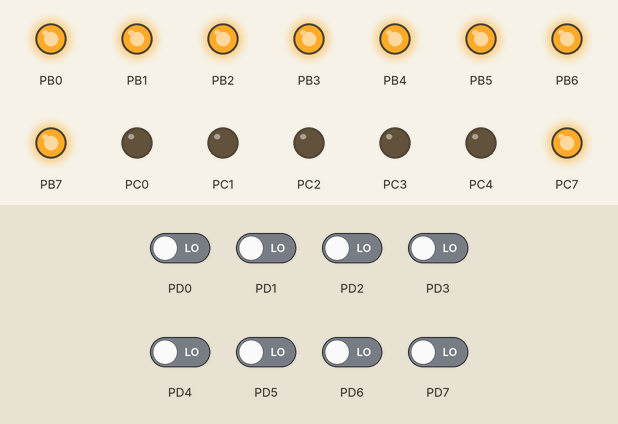
Bench run of a program on a simulated ATmega32, built with avr-gcc and emulated at 8 MHz. Shown: output pins drawn as LEDs (lit = HIGH). Inputs (shaded band) come from the test bench; at power-on: PD0–7 LOW.

Above: at 7.8 s.
7.9 s: PD0 driven HIGH
At 9.1 s:
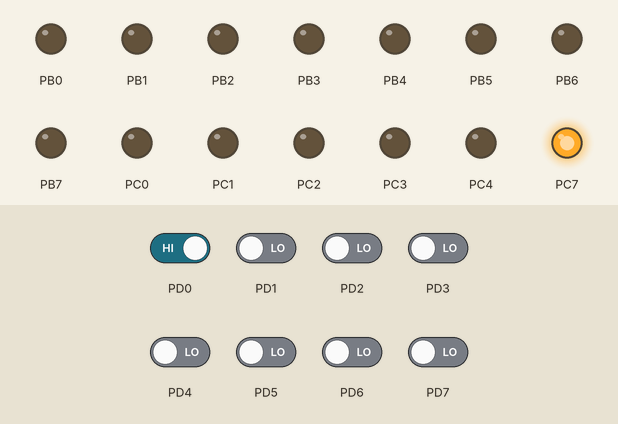
Timing chart, 0 to 30.5 s (numbered marks = the images above; inputs shaded):
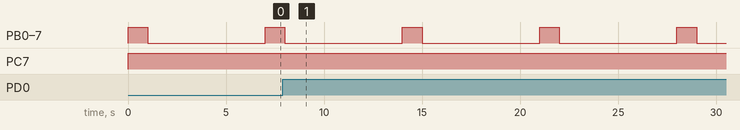

The program:

main.c
```c
/*
 * paper.c
 *
 * Created: 10/19/2021 12:31:48 PM
 * Author : Adnan Rao
 */

#include <avr/io.h>
#define F_CPU 8000000UL

#include <util/delay.h>
void config_periferals(void);
int game_logic (void);
unsigned char temp;
unsigned char value;
unsigned int result;
// this is the game logic function and this fuction describes the
// result either 2nd user entered number is small large or equal to the original.
int game_logic (void){
	if(value<temp)
	  return -1;
	if(value>temp)
	   return -1;
	if(value==temp)
	   return 0;
}
//this function configures switches and LEDs attached to the PORTS.
void config_periferals(void){
	DDRD=0x00; //switches
	DDRB=0xFF; //leds
	DDRC=0xFF;  //portc7
}


int main(void)
{
	config_periferals();

    /* Replace with your application code */
    while (1) {
	    PORTC=0x00;
		temp=PIND;
		PORTB=temp;   //get number and copy it in portb
		PORTC=0x80;


		if(PORTC==0x80){       // if number enterd by 2nd user
			for(int i=0; i<10; i++){
				value=PIND;
				         PORTC=0x80;
				         PORTC=0x00;  //h-l-H
				         PORTC=0x80;
				result=game_logic();  // get result
				if(result== -1){
					PORTB=0x0F;}     //glow 0-4 of portb
				if(result== 1){
				    PORTB=0xF0;}       //glow 4-7 of portb
				if(result== 0){
				     PORTB=0xFF;      //glow all of portb
				     _delay_ms(1000);
					  PORTB=0x00;       // glow with freq of 0.5hz
					  _delay_ms(1000);
					  _delay_ms(5000);}
	}
				}
	}

}

// this is for configuration for hardware
```

Measured:
- by itself, PB0–7: alternates HIGH for 1.0 s and LOW for 6.0 s
